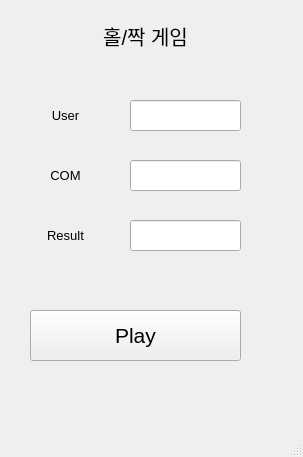
<?xml version="1.0" encoding="UTF-8"?>
<ui version="4.0">
 <class>MainWindow</class>
 <widget class="QMainWindow" name="MainWindow">
  <property name="geometry">
   <rect>
    <x>0</x>
    <y>0</y>
    <width>303</width>
    <height>457</height>
   </rect>
  </property>
  <property name="windowTitle">
   <string>MainWindow</string>
  </property>
  <widget class="QWidget" name="centralwidget">
   <widget class="QLabel" name="label">
    <property name="geometry">
     <rect>
      <x>80</x>
      <y>10</y>
      <width>131</width>
      <height>51</height>
     </rect>
    </property>
    <property name="font">
     <font>
      <pointsize>15</pointsize>
     </font>
    </property>
    <property name="text">
     <string>홀/짝 게임</string>
    </property>
    <property name="alignment">
     <set>Qt::AlignCenter</set>
    </property>
   </widget>
   <widget class="QLabel" name="label_2">
    <property name="geometry">
     <rect>
      <x>30</x>
      <y>100</y>
      <width>71</width>
      <height>31</height>
     </rect>
    </property>
    <property name="font">
     <font>
      <pointsize>10</pointsize>
     </font>
    </property>
    <property name="text">
     <string>User</string>
    </property>
    <property name="alignment">
     <set>Qt::AlignCenter</set>
    </property>
   </widget>
   <widget class="QLabel" name="label_3">
    <property name="geometry">
     <rect>
      <x>30</x>
      <y>160</y>
      <width>71</width>
      <height>31</height>
     </rect>
    </property>
    <property name="font">
     <font>
      <pointsize>10</pointsize>
     </font>
    </property>
    <property name="text">
     <string>COM</string>
    </property>
    <property name="alignment">
     <set>Qt::AlignCenter</set>
    </property>
   </widget>
   <widget class="QLabel" name="label_4">
    <property name="geometry">
     <rect>
      <x>30</x>
      <y>220</y>
      <width>71</width>
      <height>31</height>
     </rect>
    </property>
    <property name="font">
     <font>
      <pointsize>10</pointsize>
     </font>
    </property>
    <property name="text">
     <string>Result</string>
    </property>
    <property name="alignment">
     <set>Qt::AlignCenter</set>
    </property>
   </widget>
   <widget class="QLineEdit" name="qle1">
    <property name="geometry">
     <rect>
      <x>130</x>
      <y>100</y>
      <width>111</width>
      <height>31</height>
     </rect>
    </property>
   </widget>
   <widget class="QLineEdit" name="qle2">
    <property name="geometry">
     <rect>
      <x>130</x>
      <y>160</y>
      <width>111</width>
      <height>31</height>
     </rect>
    </property>
   </widget>
   <widget class="QLineEdit" name="qle3">
    <property name="geometry">
     <rect>
      <x>130</x>
      <y>220</y>
      <width>111</width>
      <height>31</height>
     </rect>
    </property>
   </widget>
   <widget class="QPushButton" name="pb">
    <property name="geometry">
     <rect>
      <x>30</x>
      <y>310</y>
      <width>211</width>
      <height>51</height>
     </rect>
    </property>
    <property name="font">
     <font>
      <pointsize>16</pointsize>
     </font>
    </property>
    <property name="text">
     <string>Play</string>
    </property>
   </widget>
  </widget>
  <widget class="QMenuBar" name="menubar">
   <property name="geometry">
    <rect>
     <x>0</x>
     <y>0</y>
     <width>303</width>
     <height>26</height>
    </rect>
   </property>
  </widget>
  <widget class="QStatusBar" name="statusbar"/>
 </widget>
 <resources/>
 <connections/>
</ui>
